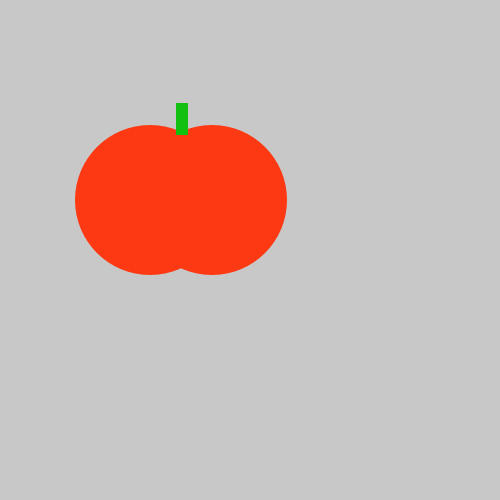
Frame 1 (no input)
Frame 60 (the mouse pressed at the canvas centre just before this capture): identical to frame 1, image omitted
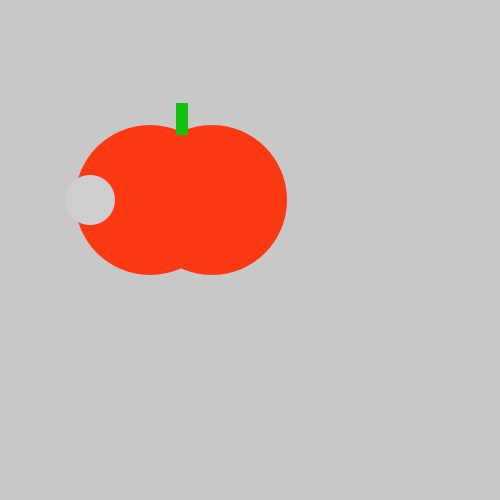
Frame 120 (the mouse held since frame 60 and released just before this capture)

The Processing sketch that drew these frames (run headless with seeded random() and noise(); from frame 60 on, the mouse is pressed at the canvas centre):

// Processing sketch: tasty_tomato
// ── tasty_tomato.pde
void setup() {
    size(500, 500);
}

void draw() {
    background(200, 200, 200);
    noStroke();
    fill(#FC3912);
    ellipse(150, 200, 150, 150);
    ellipse(212, 200, 150, 150);
    fill(#12C110);
    rect(176, 103, 12, 32);
    if (mousePressed) {
      fill(#CECECE);
     ellipse(90, 200, 50, 50);
    }
 
}
